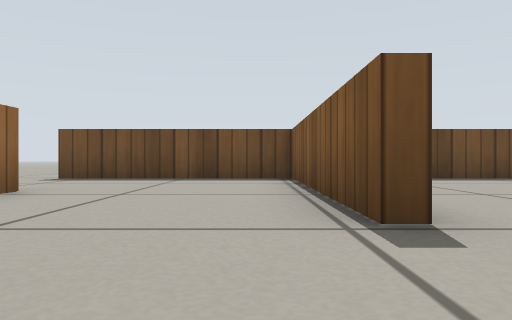
View 1 (above)

14 first-person views from a walk through a Gazebo world. The camera is 0.19 m above the floor, looks level and sees 70° across. The floor is counted in squares, 0.5 m on a side. Each view is taken from the middle of a square. On the plan, view 1 faces up. The plan holds only what a view shows up to about 9 squares ahead; the rest is blank. Gazebo's built-in surfaces are drawn with simple patterns.

View 2
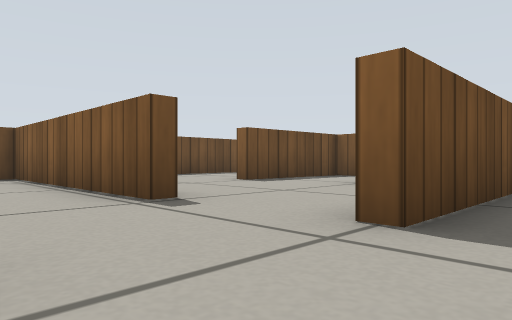

View 3
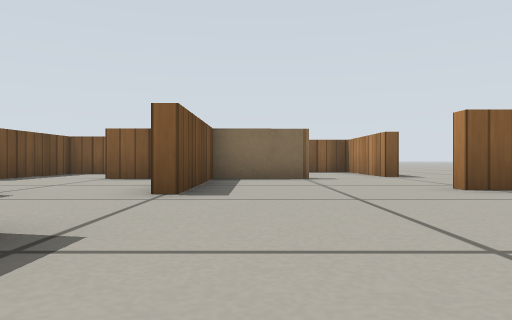

View 4
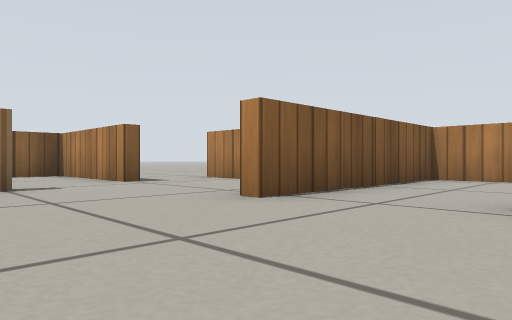

View 5
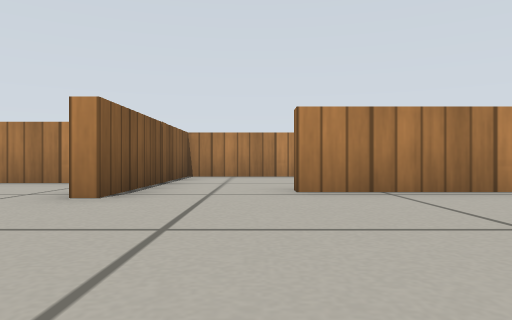

View 6
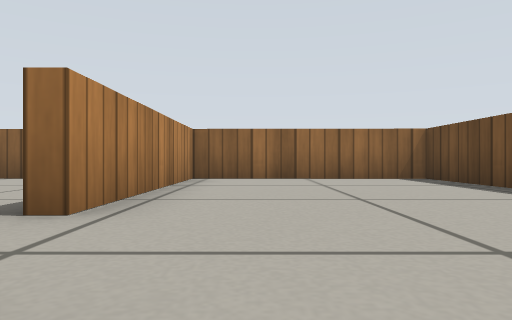

View 7
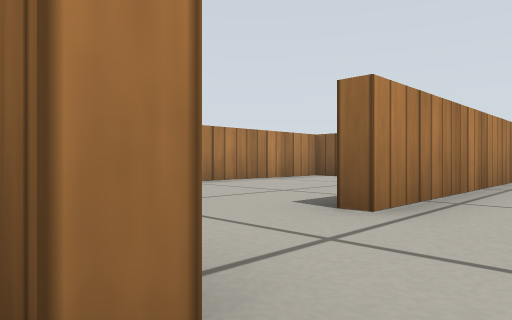

View 8
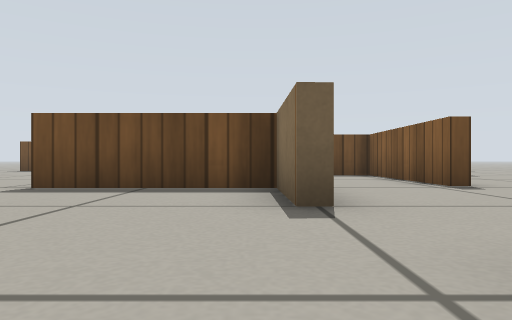

View 9
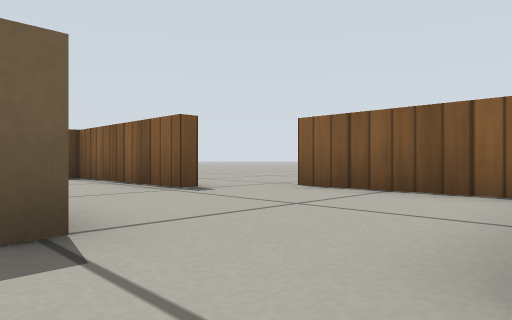

View 10
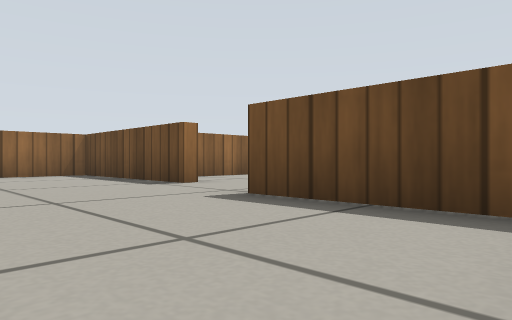

View 11
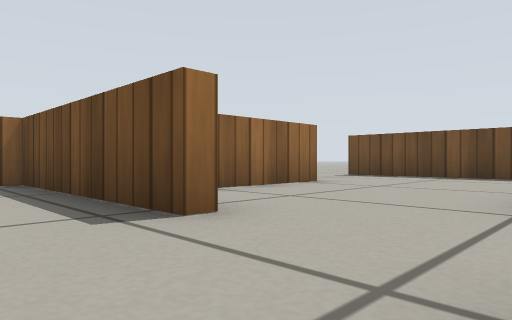

View 12
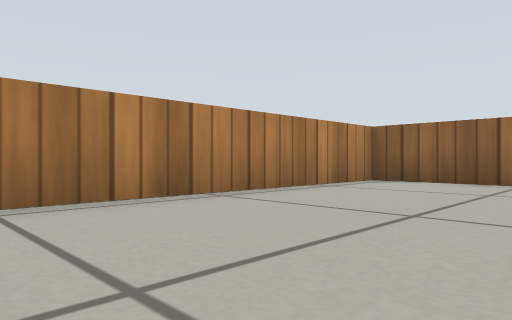

View 13
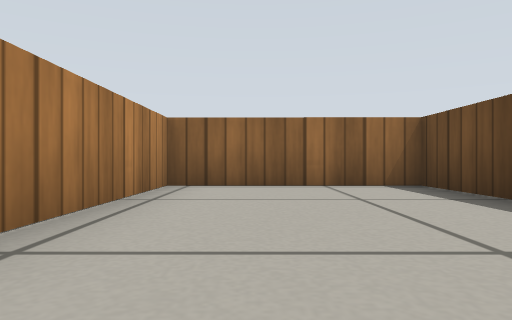

View 14
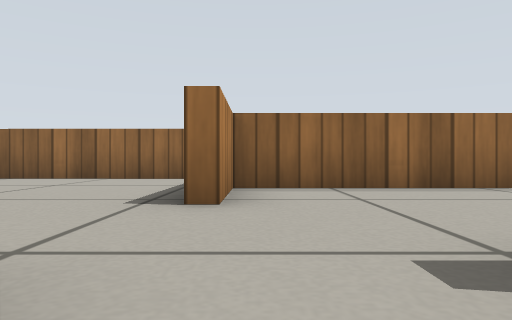

### Floor plan
Ten units are one square. View 1 is at (0, 0); x grows to the right and y downward. Boxes are objects, and circles mark ways between rooms. Rooms are numbered by the first view taken in them; rooms with no view inside come last. Other rooms are left out.
<svg viewBox="-59 -78 147 166">
<path fill="none" stroke="#000" d="M-10 -4 -53 -4 -53 43 -4 43M11 -21 7 -21 7 -73 -25 -73M42 -11 42 -21M43 22 43 1 10 1 10 -2M15 45 15 35M68 -2 68 -14M51 43 51 39 83 39 83 5M-29 -45 -29 -7 -11 -7M30 60 56 60M-34 46 -53 46 -54 83 15 83 15 45M68 -14 68 -39 38 -41"/>
<circle cx="5" cy="50" r="3" fill="#2a7"/>
<circle cx="40" cy="-25" r="3" fill="#2a7"/>
<circle cx="55" cy="-10" r="3" fill="#2a7"/>
<text x="10" y="0">1</text>
<text x="-20" y="70">2</text>
<text x="50" y="-30">3</text>
</svg>
Room 1 opens to room 2. Room 1 opens to room 3.

Where each view was taken, in squares from view 1:
view 1: 0 up, 0 right, facing up
view 2: 1 down, 1 left, facing up-right
view 3: 1 down, 3 left, facing right
view 4: 1 down, 1 left, facing down-right
view 5: 0 up, 0 right, facing down
view 6: 3 down, 2 right, facing left
view 7: 3 down, 2 right, facing down-left
view 8: 5 down, 4 right, facing up
view 9: 4 down, 4 right, facing up-right
view 10: 3 down, 4 right, facing up-left
view 11: 1 down, 1 right, facing up-left
view 12: 5 down, 1 right, facing down-left
view 13: 7 down, 0 right, facing left
view 14: 1 up, 2 right, facing left
